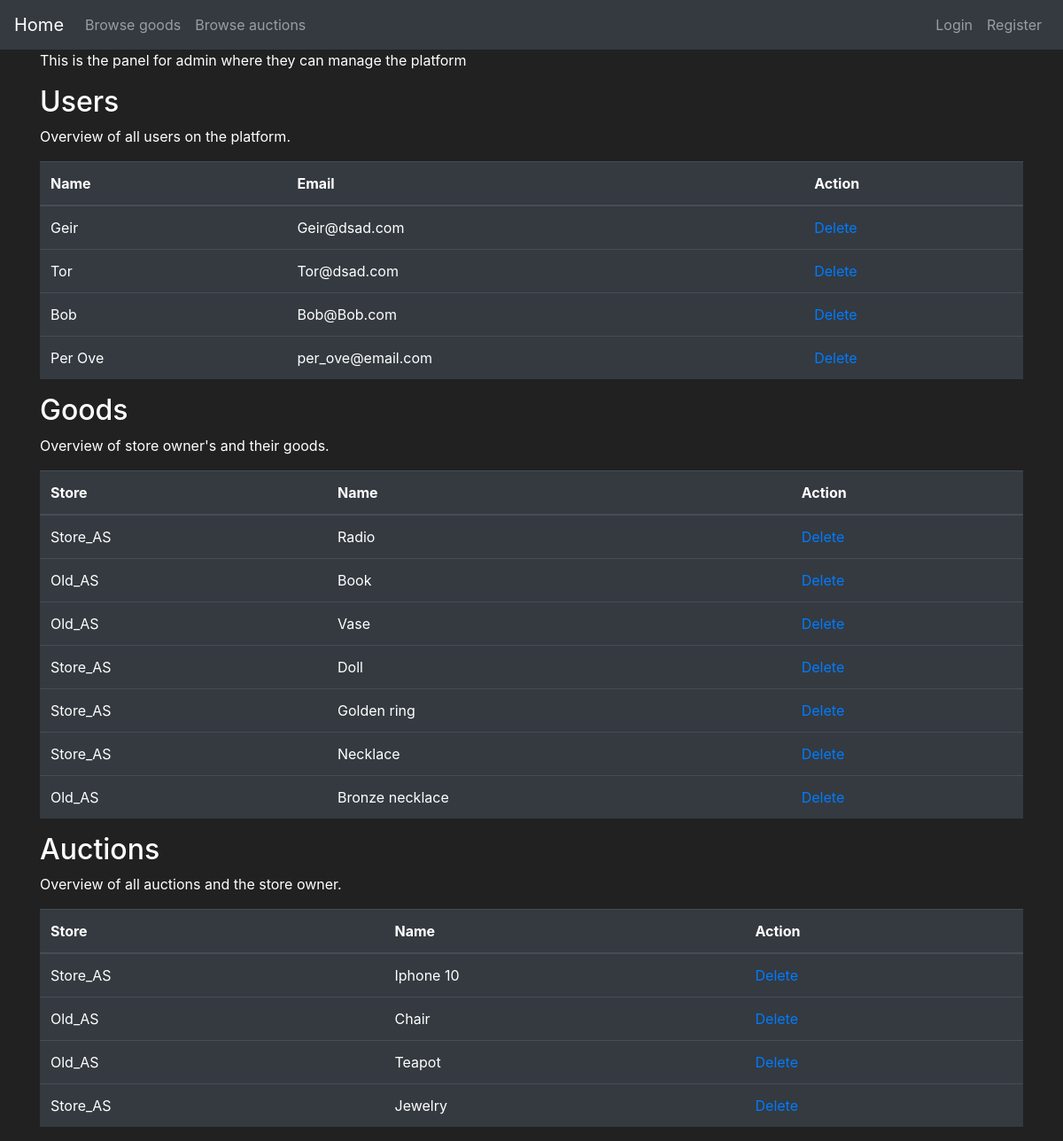
Before: /admin_panel with the older database file.
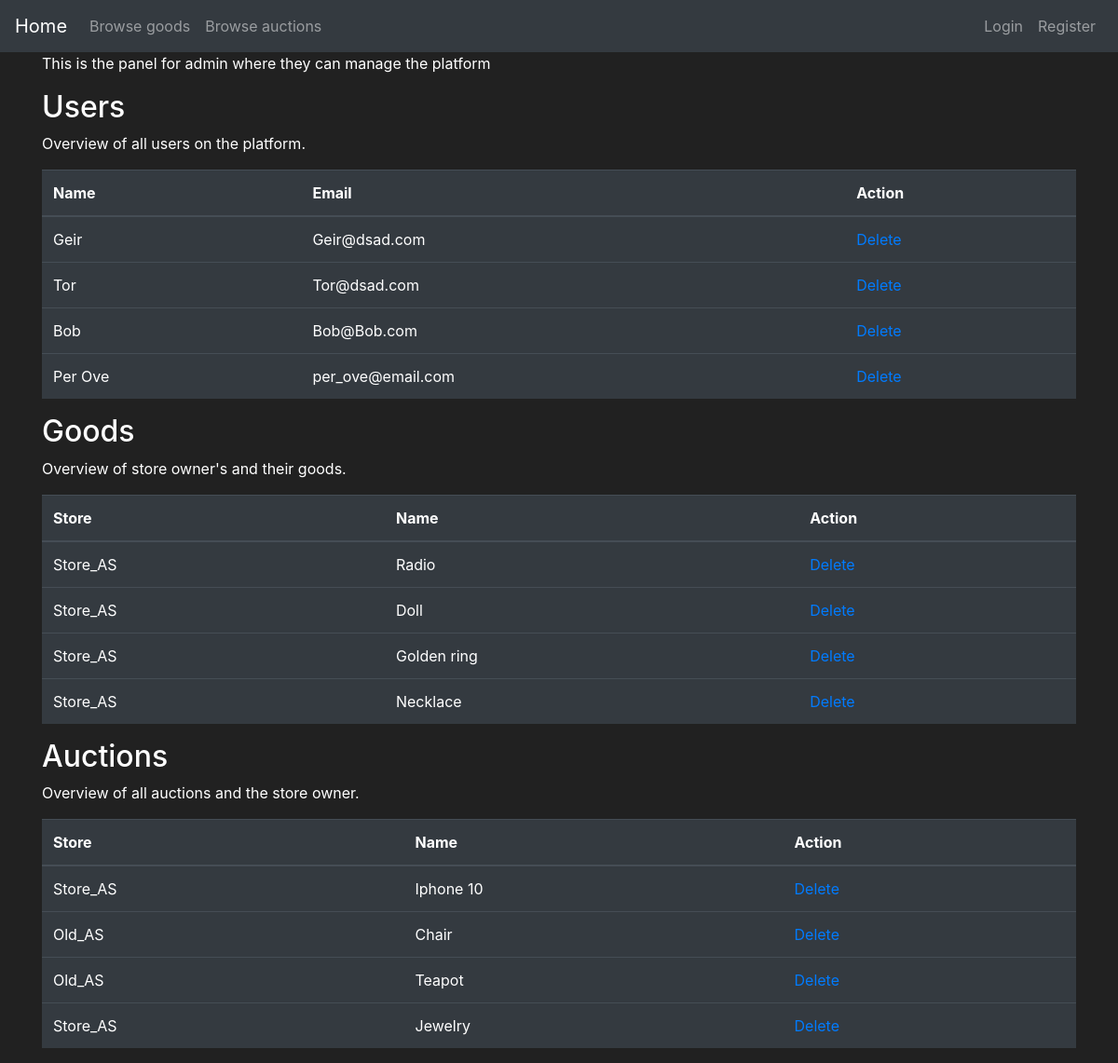
After: the same page with the newer database file.
### app_flask/models.py (models this page shows, shortened)
class User(db.Model, UserMixin):
    id = db.Column(db.Integer(), primary_key=True)
    username = db.Column(db.String(length=25), nullable=False, unique=True)
    email = db.Column(db.String(length=60), nullable=False, unique=True)
    password_hash = db.Column(db.String(length=60), nullable=False)
    profile_type = db.Column(db.Boolean(), nullable=False, default=False)
    cash = db.Column(db.Integer(), nullable=False, default=2000)
    date_created = db.Column(db.DateTime(), default=datetime.utcnow)
    goods = db.relationship('Goods', backref='goods_owned_by_user', lazy=True)
    store = db.relationship('Store', backref='store_owner', lazy=True)
    @property
    def password(self):
        return self.password

class Goods(db.Model):
    id = db.Column(db.Integer, primary_key=True)
    name = db.Column(db.String(30), nullable=False)
    description = db.Column(db.String(70), unique=False, nullable=False)
    price = db.Column(db.Integer, unique=False, nullable=False)
    product_number = db.Column(db.String(length=6), nullable=False, unique=True)
    goods_type = db.Column(db.Boolean(), nullable=False, default=False)
    date_created = db.Column(db.DateTime(), default=datetime.utcnow)
    user_owner = db.Column(db.Integer(), db.ForeignKey('user.id'))
    store_owner = db.Column(db.Integer(), db.ForeignKey('store.id'))

class Store(db.Model):
    id = db.Column(db.Integer(), primary_key=True)
    store_name = db.Column(db.String(length=30), nullable=False, unique=True)
    street_address = db.Column(db.String(length=40), nullable=False)
    street_number = db.Column(db.Integer(), nullable=False)
    postal_code = db.Column(db.Integer(), nullable=False)
    province = db.Column(db.String(length=50), nullable=False)
    store_email = db.Column(db.String(length=50), nullable=False, unique=True)
    store_phone = db.Column(db.Integer(), nullable=False)
    date_created = db.Column(db.DateTime(), default=datetime.utcnow)
    user_owner = db.Column(db.Integer(), db.ForeignKey('user.id'))
    goods = db.relationship('Goods', backref='owned_store', lazy=True)

### app_flask/main/routes.py (the view)
@bp.route('/admin_panel', methods=['GET', 'POST'])
def display_admin_panel():
    buy_form = BuyGoodsForm()
    db_users = show_users_from_db()
    auction_form = AuctionGoodsForm()
    items = db.session.query(Goods, Store).filter(and_(Store.id == Goods.store_owner, Goods.goods_type == 0)).all()
    auction_items = db.session.query(Goods, Store).filter(
        and_(Store.id == Goods.store_owner, Goods.goods_type == 1)).all()
    return render_template('adminPanel.html', db_users=db_users, items=items, auction_items=auction_items,
                           buy_form=buy_form, auction_form=auction_form)

### app_flask/__init__.py (called while the page is built)
def create_app():
    app = Flask(__name__)
    app.config['SQLALCHEMY_DATABASE_URI'] = 'sqlite:///appDB.db'
    app.config['SECRET_KEY'] = '5f4b0959c458e6b06c51097e'
    app.config['UPLOADE_FOLDER'] = picFolder
    db.init_app(app)
    bcrypt.init_app(app)
    login_manager.init_app(app)
    from app_flask.auth import bp as auth_bp
    app.register_blueprint(auth_bp)
    from app_flask.main import bp as main_bp
    app.register_blueprint(main_bp)
    return app

### app_flask/main/use_cases.py (called while the page is built)
def show_users_from_db():
    app = create_app()
    ctx = app.app_context()
    ctx.push()
    user_query = User.query.filter(User.username.isnot("Admin"))
    ctx.pop()
    return user_query

### app_flask/templates/adminPanel.html (shortened to what this page needs)
{% extends 'base.html' %}
{% block content %}
<div class="container">
    <p>This is the panel for admin where they can manage the platform</p>
</div>
<div class="container">
    <h2>Users</h2>
    <p>Overview of all users on the platform.</p>
    <table class="table table-hover table-dark">
        <thead>
            <tr>
                <th scope="col">Name</th>
                <th scope="col">Email</th>
                <th scope="col">Action</th>
            </tr>
        </thead>
        <tbody>
            {% for users in db_users %}
            <tr>
                <td class=".table-striped">{{ users.username}}</td>
                <td class=".table-striped">{{ users.email}}</td>
                <td class=".table-striped"><a href="{{ url_for('main.delete_user', id=users.id)}}">Delete</a></td>
            </tr>
            {% endfor %}
        </tbody>
    </table>
</div>
<div class="container">
    <h2>Goods</h2>
    <p>Overview of store owner's and their goods.</p>
    <table class="table table-hover table-dark">
        <thead>
            <tr>
                <th scope="col">Store</th>
                <th scope="col">Name</th>
                <th scope="col">Action</th>
            </tr>
        </thead>
        <tbody>
            {% for item, store in items %}
            <tr>
                <td class=".table-striped">{{store.store_name}}</td>
                <td class=".table-striped">{{item.name}}</td>
                <td class=".table-striped"><a href="{{ url_for('main.delete_goods', id=item.id)}}">Delete</a></td>
            </tr>
            {% endfor %}
        </tbody>
    </table>
</div>
<div class="container">
    <h2>Auctions</h2>
    <p>Overview of all auctions and the store owner.</p>
    <table class="table table-hover table-dark">
        <thead>
        <tr>
            <th scope="col">Store</th>
            <th scope="col">Name</th>
            <th scope="col">Action</th>
        </tr>
        </thead>
        <tbody>
        {% for item, store in auction_items %}
        <tr>
            <td class=".table-striped">{{store.store_name}}</td>
            <td class=".table-striped">{{item.name}}</td>
            <td class=".table-striped"><a href="{{ url_for('main.delete_goods', id=item.id)}}">Delete</a></td>
            {% endfor %}
        </tr>
        </tbody>
    </table>
</div>
{% endblock %}

Changed rows visible on the page:
no longer on this page (row edited): Goods: store_name "Old_AS", name "Book", shown under "Goods"
no longer on this page (row edited): Goods: store_name "Old_AS", name "Vase", shown under "Goods"
no longer on this page (row edited): Goods: store_name "Old_AS", name "Bronze necklace", shown under "Goods"
